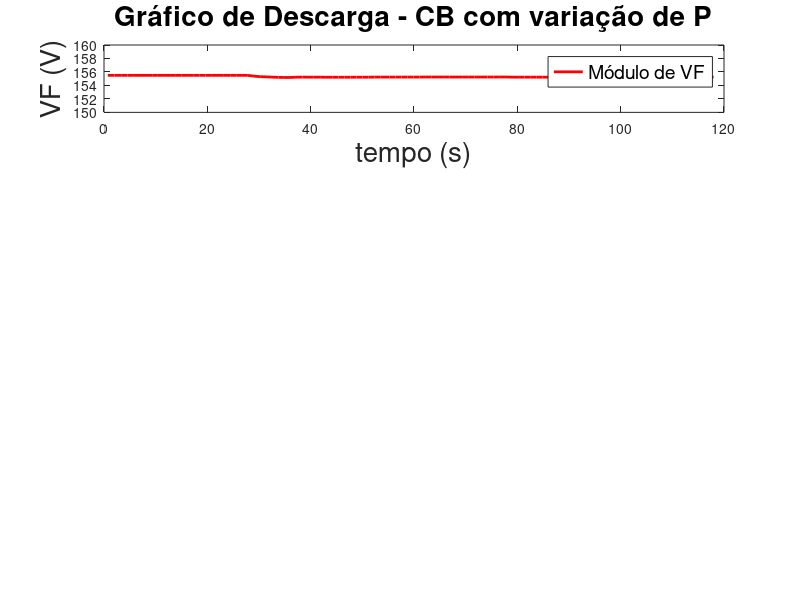

Reproduce this figure in MATLAB. (Note: this script raises an error after producing the figure.)

% 
%                                                 XXIV Congresso Brasileiro de Automática (CBA 2022) 
% 
% Artigo: Utilização de um Simulador de Rede para Estudos de Integração de Geração Distribuída às Redes Elétricas	
% 
% 
% CHRYSTIANO ALVES GALDINO
% 
% Mestrado em Eng.Elétrica 
% Programa de Pós Graduação em Engenharia Elétrica - UFMG
% Belo Horizonte - MG 

%__________________________________________________________________________%

% %%%%%%%%% Teste 3 - CB com Q constante e variação de P %%%%%%%%%

Array=csvread('teste3.csv'); %leitura do arquivo
col1 = Array(:, 1);  %armazena a coluna 1 - tempo(s)
col2 = Array(:, 2);  %armazena a coluna 2 - módulo de VF
col5 = Array(:, 5);  %armazena a coluna 5 - VF
col6 = Array(:, 6);  %armazena a coluna 6 - corrente
col7 = Array(:, 7);  %armazena a coluna 7 - FP
col8 = Array(:, 8);  %armazena a coluna 8 - Potência Ativa
col9 = Array(:, 9);  %armazena a coluna 9 - Potência Aparente
% 
% 
% 
% %gráfico do módulo de VF
% figure (1);
% plot(col1, col2,'r')
% title ('Gráfico de Descarga - CB');
% xlabel ('tempo (s)');
% ylabel ('Módulo de VF');
% %ylim([0 250])
% legend('Tensão VF')
% grid on;
% 
% %gráfico de corrente
% figure (2);
% plot(col1, col6,'b')
% title ('Gráfico de Descarga - CB');
% xlabel ('tempo (s)');
% ylabel ('Corrente');
% ylim([0 15])
% % ax = gca;
% % ax.FontSize = 16;
% legend('Corrente')
% grid on;
% 
% %gráfico de FP
% figure (3);
% plot(col1, -col7,'k')
% title ('Gráfico de Descarga - CB');
% xlabel ('tempo (s)');
% ylabel ('FP');
% %ylim([0.7 1])
% % ax = gca;
% % ax.FontSize = 16;
% legend('FP')
% grid on;
% 
% %gráfico de Potência Ativa
% figure (4);
% plot(col1, -col8,'k','LineWidth',2)
% title ('Gráfico de Descarga - CB');
% xlabel ('tempo (s)');
% ylabel ('P');
% %ylim([0 3000])
% % ax = gca;
% % ax.FontSize = 16;
% legend('Potência Ativa')
% grid on;
% 
% %gráfico de Potência Aparente
% figure (5);
% plot(col1, col9,'m')
% title ('Gráfico de Descarga - CB');
% xlabel ('tempo (s)');
% ylabel ('S');
% %ylim([0 3000])
% % ax = gca;
% % ax.FontSize = 16;
% legend('Potência Aparente')
% grid on;
% 

%%%Variaveis do tamanho das letras ########
L1 = 20;
L2 = 14;
L3 = 16;


%%%%%%%  subplot VF %%%%%%
figure (21);

subplot(4,1,1);
 plot(col1, col2,'r','LineWidth',2)
 title ('Gráfico de Descarga - CB com variação de P','FontSize', L1);
 xlabel ('tempo (s)','FontSize', L1);
 ylabel ('VF (V)','FontSize', L1);
 legend('Módulo de VF','FontSize',L2)
 ylim([150 160])
%ylim([150 180])

ax = gca;
ax.FontSize = L3;
grid on;

subplot(4,1,2); 
 plot(col1, -col7,'k','LineWidth',2)
 %title ('Gráfico de Descarga - CB com variação de Q','FontSize', L1);
 xlabel ('tempo (s)','FontSize', L1);
 ylabel ('FP','FontSize', L1);
 legend('Fator de Potência','FontSize', L2)
  ylim([0.7 1])
 %ylim([150 180])

ax = gca;
ax.FontSize = L3;
grid on;

 subplot(4,1,3); 
 plot(col1, col9,'b','LineWidth',2)
% title ('Gráfico de Descarga - CB com variação de Q','FontSize', L1);
 xlabel ('tempo (s)','FontSize', L1);
 ylabel ('S (VA)','FontSize', L1);
 legend('Potência Aparente','FontSize', L2)
  %ylim([0.92 0.98])
 ylim([300 1100])

ax = gca;
ax.FontSize = L3;
grid on;

%  subplot(4,1,4); 
%  plot(col1,(col9.*sin(acos(col7))) ,'g','LineWidth',2)
%  title ('Gráfico de Descarga - CB com variação de Q','FontSize', L1);
%  xlabel ('tempo (s)','FontSize', L1);
%  ylabel ('Q (VAR)','FontSize', L1);
%  legend('Potência Reativa','FontSize', L2)
%   %ylim([0.92 0.98])
%  %ylim([150 180])

 subplot(4,1,4); 
 plot(col1,-col8,'g','LineWidth',2)
 %title ('Gráfico de Descarga - CB com variação de Q','FontSize', L1);
 xlabel ('tempo (s)','FontSize', L1);
 ylabel ('P (W)','FontSize', L1);
 legend('Potência Ativa','FontSize', L2)
  %ylim([0.92 0.98])
 ylim([450 1800])

ax = gca;
ax.FontSize = L3;
grid on;




% %%%%%%% subplot FP %%%%%%
% figure (22);
% 
% subplot(2,1,1);
% %plot(col1, col7,'r', col21, col27,'k')
% plot(col1, -1*col7,'r', col21, -1*col27,'k')
% title ('Gráfico de Carga - FP Unitário','FontSize', 28);
% xlabel ('tempo (s)','FontSize', 28);
% ylabel ('Fator de Potência','FontSize', 28);
% legend('Carga - CB', 'Carga - 10x CB','FontSize', 20)
% ylim([0 1])
% 
% ax = gca;
% ax.FontSize = 16;
% 
% grid on;
% 
% 
% subplot(2,1,2); 
% plot( col31, -1*col37,'r', col41, -1*col47,'k')
% %plot( col31, 1*col37,'r', col41, 1*col47,'k')
% title ('Gráfico de Descarga - FP Unitário','FontSize', 28);
% xlabel ('tempo (s)','FontSize', 28);
% ylabel ('Fator de Potência','FontSize', 28);
% legend('Descarga - CB', 'Descarga - 10x CB','FontSize', 20)
% %ylim([-1  -0.8])
% ylim([0 1])
% 
% ax = gca;
% ax.FontSize = 16;
% 
% grid on;
% 
% 
